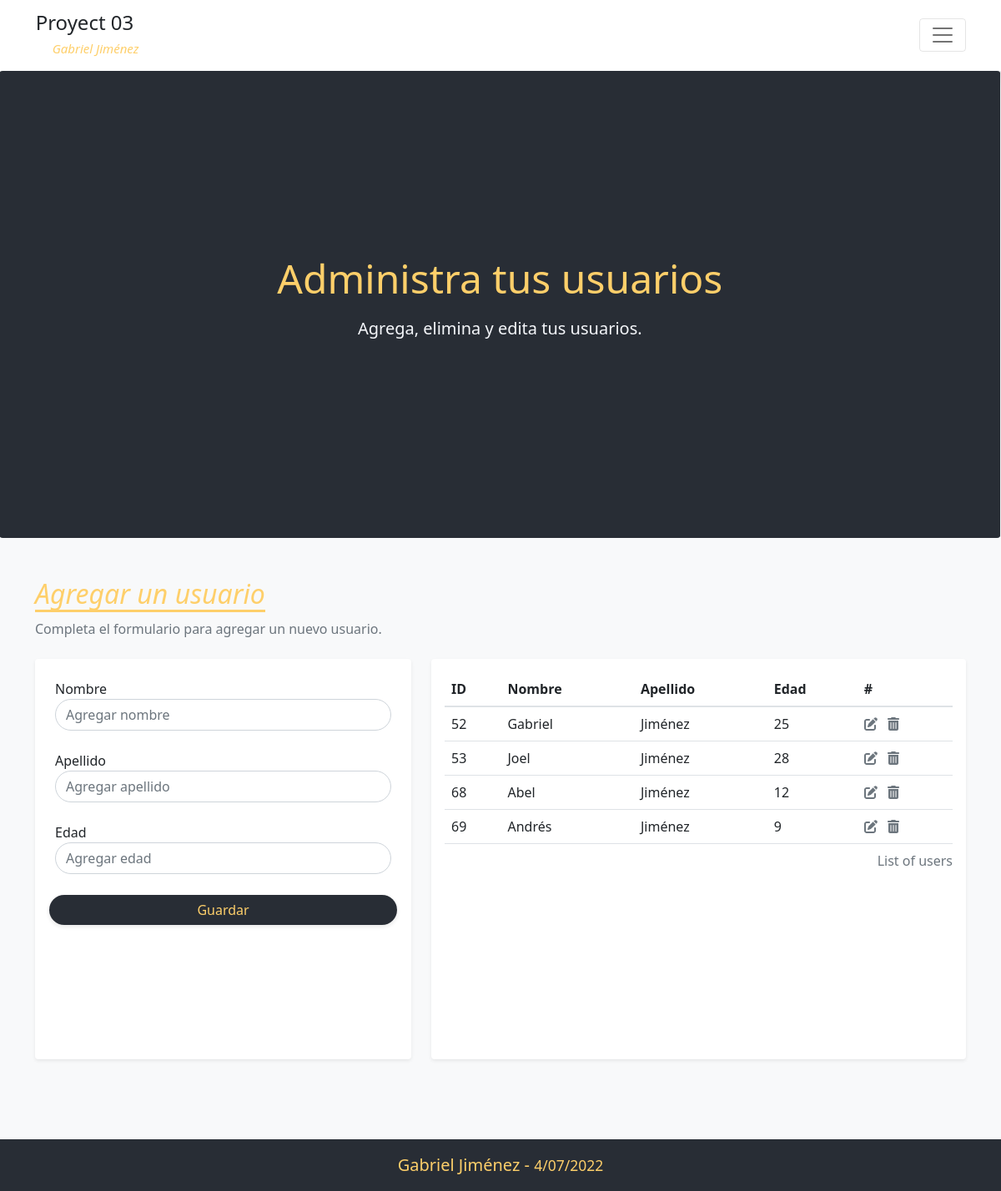
The page /views/user/home.php on the database its author committed.
### tables this page shows
CREATE TABLE `usuarios` (
  `ID` int(11) NOT NULL AUTO_INCREMENT,
  `NOMBRE` varchar(20) DEFAULT NULL,
  `APELLIDO` varchar(30) DEFAULT NULL,
  `EDAD` int(10) DEFAULT NULL,
  PRIMARY KEY (`ID`)
);

### controller/user.controller.php (called while the page is built, shortened)
<?php declare(strict_types=1);
    $path = dirname(__DIR__);
    include_once("$path/database/database.manager.php");
    include_once("$path/functions/user.convert.php");
    class UserController {
        private DataBaseManager $db;
        private UserModelManager $user;
        public function __construct(){
            $this->db = new DataBaseManager();
            $this->user = new UserModelManager();
        }
        public function getUsers() : array | null {
            $sql = "SELECT * FROM usuarios";
            $result = $this->db->run()->query($sql);
            $list = $this->user->ToArray($result);
            return $list;
        }
    }
?>

### database/database.manager.php (called while the page is built)
<?php declare(strict_types=1);
    class DataBaseManager{
        private string $serverName =   "localhost";
        private string $dataBase =     'practica';
        private string $username=          "root";
        private string $password=              "";
        private int $port =                  3306;
        private mysqli $connection;
        public function __construct(){
            $this->connection = new mysqli(
                $this->serverName,
                $this->username,
                $this->password,
                $this->dataBase,
                $this->port
            ) or die ('<div class="p-3 bg-danger text-white">Fail to connect.</div>');
        }
        public function run() : mysqli {
            return $this->connection;
        }
    }
?>

### functions/user.convert.php (called while the page is built, shortened)
<?php declare(strict_types=1);
    $path = dirname(__DIR__);
    include_once("$path/model/user.model.php");
    class UserModelManager{
        public function ToArray( mysqli_result $users ) : array | null {
            $list = array();
            if($users->num_rows > 0){
                while($row = $users->fetch_assoc()){
                    $this->user = new User(
                        (string)$row['NOMBRE'],
                        (string)$row['APELLIDO'],
                        (int) $row['EDAD'],
                        (int)$row['ID']
                    );
                    array_push($list, $this->user);
                }
                return $list;
            }
            return null;
        }
    }
?>

### model/user.model.php (called while the page is built, shortened)
<?php declare(strict_types=1);
    class User {
        public function __construct(string $_nombre, string $_apellido, int $_edad, int $_id = 0){
            $this->id = $_id;
            $this->nombre = $_nombre;
            $this->apellido = $_apellido;
            $this->edad = $_edad;
        }
    }
?>

### views/user/home.php (the view, shortened to what this page needs)
<?php declare(strict_types=1);
    $path = "$_SERVER[DOCUMENT_ROOT]/Proyect_03";
    $path_ = str_replace(DIRECTORY_SEPARATOR,'/', $path);
    include_once("$path_/controller/user.controller.php");
    include_once("$path_/views/layout.php");
    $controller = new UserController();
    $list_of_users = $controller->getUsers();
    $caption = new stdClass();
    $caption->text = isset($list_of_users) ? "List of users" : "Sin datos.";
    $caption->class = isset($list_of_users) ? "text-end" : "text-center";
?>
    <main class=" h-full bg-light pb-5">
        <div class="page-title h-min-70vh mb-5 text-yellow bg-dark-prestige d-flex align-items-center justify-content-center">
            <div class="text-center">
                <h5 class="display-5 mb-3">Administra tus usuarios</h5>
                <p class="lead text-whiter">Agrega, elimina y edita tus usuarios.</p>
            </div>
        </div>
        <section id="main" class="container mb-5">
            <div class="mb-4">
                <h5 class="title-product text-yellow">Agregar un usuario</h5>
                <p class="text-muted">
                    Completa el formulario para agregar un nuevo usuario.
                </p>
            </div>
            <div class="row section">
                <div class="col-12 col-md-5 h-min-60vh mb-5 mb-md-0">
                    <div class="mx-auto rounded col-12 p-3 bg-white shadow-sm h-100">
                        <form action="<?php print_r("$path_r/controller/user.controller.php") ?>" method="post">
                            <fieldset class="mb-2 p-2">
                                <label for="nombre">Nombre</label>
                                <input class="form-control   rounded-pill" type="text" maxlength="27" required
                                       name="nombre" id="nombre" placeholder="Agregar nombre"/>
                            </fieldset>
                            <fieldset class="mb-2 p-2">
                                <label for="apellido">Apellido</label>
                                <input class="form-control  rounded-pill" type="text" maxlength="30" required
                                       name="apellido" id="apellido" placeholder="Agregar apellido"/>
                            </fieldset>
                            <fieldset class="mb-3 p-2">
                                <label for="edad">Edad</label>
                                <input class="form-control  rounded-pill" type="number" required
                                       name="edad" id="edad" placeholder="Agregar edad"/>
                            </fieldset>
                            <button name="submit" value="addUser" class="form-control rounded-pill btn bg-dark-prestige text-yellow shadow-sm" type="submit">
                                Guardar
                            </button>
                        </form>
                    </div>
                </div>
                <div class="col-12 col-md-7 h-60vh">
                    <div class= "col-12 p-3 shadow-sm bg-white rounded scroll-control h-100">
                        <table class="table mb-0 mx-auto  ">
                            <?php
                                echo("<caption class='$caption->class'>$caption->text</caption>")
                            ?>
                            <thead class="t-head border-top-0 border-start-0 border-end-0 border-2 ">
                                <tr>
                                    <th>ID</th>
                                    <th>Nombre</th>
                                    <th>Apellido</th>
                                    <th>Edad</th>
                                    <th>#</th>
                                </tr>
                            </thead>
                            <tbody class="t-body ">
                                <?php
                                    if($list_of_users != null){
                                        foreach($list_of_users as $user){
                                            echo(
                                                "<tr>
                                                    <td class='align-middle'>$user->id</td>
                                                    <td class='align-middle'>$user->nombre</td>
                                                    <td class='align-middle'>$user->apellido</td>
                                                    <td class='align-middle'>$user->edad</td>
                                                    <td class='align-middle'>
                                                        <a href='$path_r/controller/user.controller.php?edit=true&id=$user->id' class='me-2 text-decoration-none' alt='edit user' title='edit user'>
                                                            <i class='fa-solid fa-pen-to-square icon text-muted' title='editar'></i>
                                                        </a>
                                                        <a href='$path_r/controller/user.controller.php?delete=true&id=$user->id' alt='delete user' title='delete user'>
                                                            <i class='fa-solid fa-trash-can icon text-muted' title='eliminar'></i>
                                                         </a>
                                                    </td>
                                                </tr>"
                                            );
                                        }
                                    }
                                ?>
                            </tbody>
                        </table>
                    </div>
                </div>
            </div>
        </section>
    </main>
<?php include_once("$path/views/footer.php"); ?>

### views/layout.php (shortened to what this page needs)
<?php declare(strict_types=1);
    $path_r = "../..";
?>
<!DOCTYPE html>
<html lang="en">
<head>
    <link href="https://cdn.jsdelivr.net/npm/bootstrap@5.1.3/dist/css/bootstrap.min.css" rel="stylesheet">
    <link rel="stylesheet" href="https://cdnjs.cloudflare.com/ajax/libs/font-awesome/6.1.1/css/all.min.css" />
    <link href="../../index.css" rel="stylesheet"/>
</head>
<body class="bg-light">
    <header>
        <nav class="navbar navbar-nav  navbar-light bg-white shadow">
            <div class="container">
                <div class="navbar-brand">
                    <a class="text-decoration-none" href="<?php print_r("$path_r/index.php")?>">
                        <h4 class="m-0 p-0 display-6 text-dark">Proyect 03</h4>
                        <small class=" m-0 p-0 text-yellow text-intro">Gabriel Jiménez</small>
                    </a>
                </div>
                <button class="navbar-toggler" type="button" data-bs-toggle="offcanvas" data-bs-target="#offcanvasNavbar" aria-controls="offcanvasNavbar">
                    <span class="navbar-toggler-icon"></span>
                </button>
                                <a class="nav-link text-light" href="<?php print_r("$path_r/views/user/home.php")?>">Listado de usuarios</a>
                                <a class="nav-link text-light" href="<?php print_r("$path_r/views/product/home.php")?>">Listado de productos</a>
            </div>
        </nav>
    </header>

### views/footer.php (shortened to what this page needs)
    <footer class="bg-dark-prestige text-yellow p-3  d-flex align-items-center justify-content-center">
        <p class="p-0 m-0 lead">Gabriel Jiménez - <small class="small">4/07/2022</small></p>
    </footer>
</body>
</html>

### index.css (style rules this page uses)
:root { --purple:#A626D3; --white: #faf0e6; --whiter:#F5F7FB; --slider-text:white; --blue-royal:#293264; --blue-crown:#4D5B9E; --blue:#194a8d; --yellow-blob:#FFFAD1; --blue-blob:#DEEBF8; --yellow:#fecf6a; --red-wine:#df1c44; --dark-prestige:#282D35; --dark-night:#23252C; --darker:#1A1B21; --darker-dark:#161619; --dark-react:#21222A; --dark-black-night: #2B283A; --dark-gradient:linear-gradient(90deg, #212529 1.18%, #495057 100%); }
html { scroll-behavior: smooth !important; overflow-x:hidden; }
.bg-dark-prestige { background-color:var(--dark-prestige); }
.text-whiter { color:var(--whiter) !important; }
.text-yellow { color: var(--yellow) !important; }
.h-full { min-height:100vh; }
.h-min-70vh { min-height:70vh; }
.h-min-60vh { min-height:60vh !important; }
.h-60vh { height:60vh !important; }
.icon { font-size: clamp(0.9rem, 2vw, 1rem);; }
.text-intro { font-style: italic !important; font-size:15px !important; font-weight:normal; padding-top:0px !important; padding-left:20px !important; }
.display-6 { font-size: clamp(1em, 2vw, 1.3em); }
.display-5 { font-size: calc(1.425rem + 2.1vw); font-weight: 300; line-height: 1.2; }
.lead { font-size: clamp(1rem, 2vw, 1.25rem); font-weight: 300; }
@media (min-width: 1200px) { .title-product { font-size: 2rem !important; border-bottom: var(--yellow) solid; display:inline-block; font-style:italic; } }
.title-product { font-size: clamp(1.3rem, 2vw, 2rem); display:inline-block; font-style:italic; font-weight: 450; line-height: 1.2; }
.scroll-control { overflow-y:scroll; }

### rows shown on the page
usuarios: ID "52", NOMBRE "Gabriel", APELLIDO "Jiménez", EDAD "25"
usuarios: ID "53", NOMBRE "Joel", APELLIDO "Jiménez", EDAD "28"
usuarios: ID "68", NOMBRE "Abel", APELLIDO "Jiménez", EDAD "12"
usuarios: ID "69", NOMBRE "Andrés", APELLIDO "Jiménez", EDAD "9"

### other values the page prints
$caption->text "List of users"
